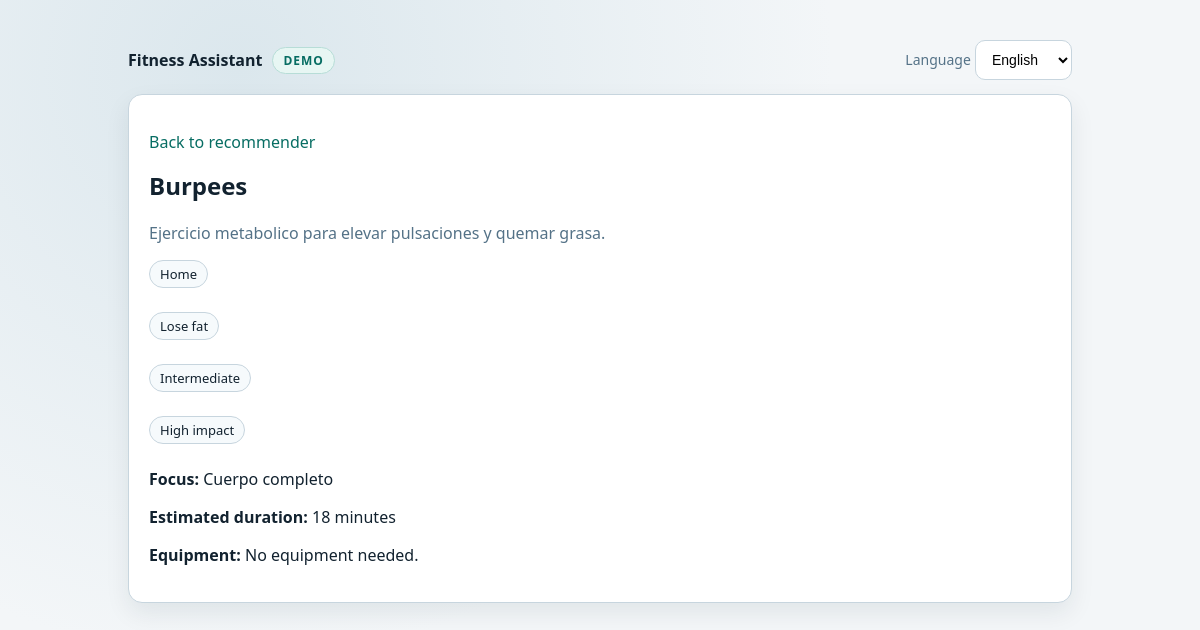
The page /polls/ejercicios/4/ on the database its author committed.
### polls/models.py (models this page shows, shortened)
class Exercise(models.Model):
    class Place(models.TextChoices):
        HOME = "HOME", _("Home")
        GYM = "GYM", _("Gym")
        BOTH = "BOTH", _("Home and gym")
    class Goal(models.TextChoices):
        LOSE_FAT = "LOSE_FAT", _("Lose fat")
        GAIN_MUSCLE = "GAIN_MUSCLE", _("Build muscle")
        STRENGTH = "STRENGTH", _("Strength")
        ENDURANCE = "ENDURANCE", _("Endurance")
        MOBILITY = "MOBILITY", _("Mobility")
    class Level(models.TextChoices):
        BEGINNER = "BEGINNER", _("Beginner")
        INTERMEDIATE = "INTERMEDIATE", _("Intermediate")
        ADVANCED = "ADVANCED", _("Advanced")
    class Impact(models.TextChoices):
        LOW = "LOW", _("Low impact")
        MODERATE = "MODERATE", _("Moderate impact")
        HIGH = "HIGH", _("High impact")
    class ContentLanguage(models.TextChoices):
        SPANISH = "es", _("Spanish")
        ENGLISH = "en", _("English")
    name = models.CharField(max_length=120, unique=True)
    description = models.TextField()
    place = models.CharField(
        max_length=8,
        choices=Place.choices,
        default=Place.BOTH,
    )
    goal = models.CharField(max_length=20, choices=Goal.choices)
    level = models.CharField(
        max_length=20,
        choices=Level.choices,
        default=Level.BEGINNER,
    )
    focus_area = models.CharField(max_length=80, default="Full body")
    duration_minutes = models.PositiveSmallIntegerField(default=20)
    impact = models.CharField(
        max_length=8,
        choices=Impact.choices,
        default=Impact.MODERATE,
    )
    content_language = models.CharField(
        max_length=2,
        choices=ContentLanguage.choices,
        default=ContentLanguage.SPANISH,
    )
    requires_equipment = models.BooleanField(default=False)
    equipment_notes = models.CharField(max_length=140, blank=True)
    active = models.BooleanField(default=True)
    created_at = models.DateTimeField(auto_now_add=True)
    updated_at = models.DateTimeField(auto_now=True)
    class Meta:
        ordering = ["duration_minutes", "name"]

### polls/views.py (the view)
def exercise_detail(request, exercise_id):
    exercise = get_object_or_404(Exercise, pk=exercise_id, active=True)
    return render(request, "polls/exercise_detail.html", {"exercise": exercise})

### mysite/context_processors.py (called while the page is built)
def app_meta(_request):
    return {
        "APP_STAGE": getattr(settings, "APP_STAGE", "demo").upper(),
        "DEMO_MODE": getattr(settings, "DEMO_MODE", True),
        "SETTINGS_ENV": getattr(settings, "SETTINGS_ENV", "local"),
    }

### polls/templates/polls/exercise_detail.html (shortened to what this page needs)
{% extends "polls/base.html" %}
{% load i18n %}
{% block content %}
<article class="card">
    <p><a href="{% url 'polls:index' %}">{% trans "Back to recommender" %}</a></p>
    <h1>{{ exercise.name }}</h1>
    <p class="muted">{{ exercise.description }}</p>
    <p><span class="pill">{{ exercise.get_place_display }}</span></p>
    <p><span class="pill">{{ exercise.get_goal_display }}</span></p>
    <p><span class="pill">{{ exercise.get_level_display }}</span></p>
    <p><span class="pill">{{ exercise.get_impact_display }}</span></p>
    <p><strong>{% trans "Focus" %}:</strong> {{ exercise.focus_area }}</p>
    <p><strong>{% trans "Estimated duration" %}:</strong> {{ exercise.duration_minutes }} {% trans "minutes" %}</p>
    {% if exercise.requires_equipment %}
        <p>
            <strong>{% trans "Suggested equipment" %}:</strong>
            {% if exercise.equipment_notes %}{{ exercise.equipment_notes }}{% else %}{% trans "Basic training equipment" %}{% endif %}
        </p>
    {% else %}
        <p><strong>{% trans "Equipment" %}:</strong> {% trans "No equipment needed." %}</p>
    {% endif %}
</article>
{% endblock %}

### polls/templates/polls/base.html (style rules this page uses)
:root { --bg-1: #f3f6f8; --bg-2: #dbe7ed; --surface: #ffffff; --text: #12222f; --muted: #547287; --accent: #0d9a8b; --accent-2: #076d63; --border: #c7d5de; --shadow: 0 10px 24px rgba(18, 34, 47, 0.08); }
* { box-sizing: border-box; }
body { margin: 0; font-family: "Trebuchet MS", "Segoe UI", sans-serif; background: radial-gradient(circle at 20% 10%, var(--bg-2), var(--bg-1) 52%); color: var(--text); }
.card { background: var(--surface); border: 1px solid var(--border); border-radius: 14px; box-shadow: var(--shadow); padding: 20px; }
a { color: var(--accent-2); text-decoration: none; }
h1, h2, h3 { margin-top: 0; }
.muted { color: var(--muted); }
.pill { display: inline-block; border: 1px solid var(--border); border-radius: 999px; padding: 4px 10px; margin-right: 8px; margin-bottom: 8px; font-size: 13px; background: #f6fafc; }

### rows shown on the page
Exercise: name "Burpees", description "Ejercicio metabolico para elevar pulsaciones y quemar grasa.", place "Home", goal "Lose fat", level "Intermediate", impact "High impact", focus_area "Cuerpo completo", duration_minutes "18"

### other values the page prints
{{ APP_STAGE }} "DEMO"
form field language "English"
